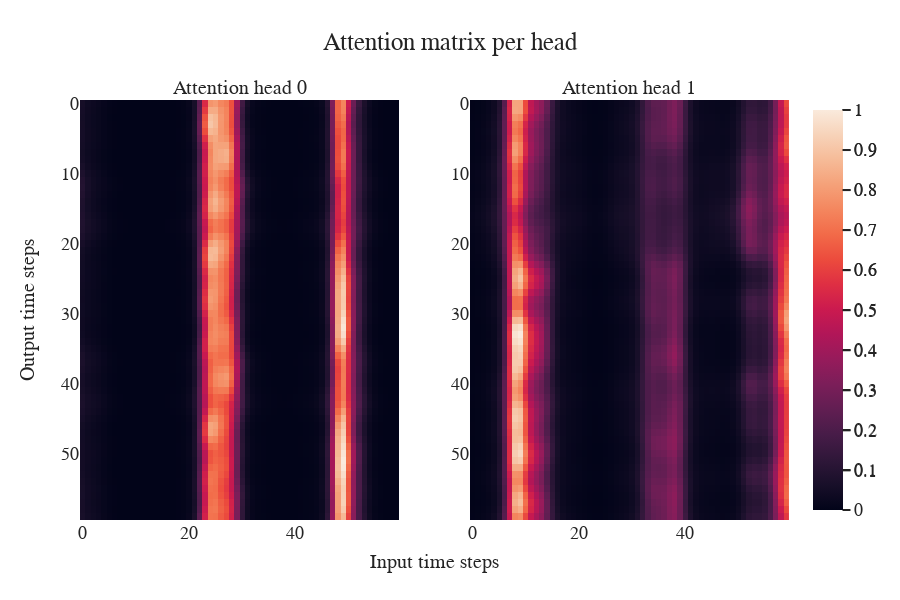

Source (notebook cell):
### Code cell
fig = make_subplots(rows=1, cols=2,
                    subplot_titles=[f'Attention head {i}' for i in range(attention_weights.shape[0])],
                    x_title='Input time steps',
                    y_title='Output time steps')

for i, head_attn in enumerate(attention_weights):
    head_attn = head_attn/np.max(head_attn.flatten())
    head_attn = head_attn[feat_win:, :feat_win]
    fig.add_trace(
        go.Heatmap(z=head_attn), row=1, col=i+1)

fig.update_layout(
    autosize=False,
    width=900,
    height=600,
    font=dict(
    family="Times new Roman",
    size=18),
    template='seaborn',
    title='Attention matrix per head',
)
fig['layout']['yaxis']['autorange'] = "reversed"
fig['layout']['yaxis2']['autorange'] = "reversed"
fig.update_annotations(font=dict(
    family="Times new Roman",
    size=20))
fig.show()

### Figure 1 — Plotly figure (JSON) as saved in the notebook; plotly's stock layout.template omitted (floating-point values rounded to 4 significant figures; data arrays with more than 128 entries replaced by an {"elided": "..."} marker saying what was removed)
{"data": [{"type": "heatmap", "xaxis": "x", "yaxis": "y", "z": {"elided": "60x60 float values"}}, {"type": "heatmap", "xaxis": "x2", "yaxis": "y2", "z": {"elided": "60x60 float values"}}], "layout": {"annotations": [{"font": {"family": "Times new Roman", "size": 20}, "showarrow": false, "text": "Attention head 0", "x": 0.225, "xanchor": "center", "xref": "paper", "y": 1, "yanchor": "bottom", "yref": "paper"}, {"font": {"family": "Times new Roman", "size": 20}, "showarrow": false, "text": "Attention head 1", "x": 0.775, "xanchor": "center", "xref": "paper", "y": 1, "yanchor": "bottom", "yref": "paper"}, {"font": {"family": "Times new Roman", "size": 20}, "showarrow": false, "text": "Input time steps", "x": 0.5, "xanchor": "center", "xref": "paper", "y": 0, "yanchor": "top", "yref": "paper", "yshift": -30}, {"font": {"family": "Times new Roman", "size": 20}, "showarrow": false, "text": "Output time steps", "textangle": -90, "x": 0, "xanchor": "right", "xref": "paper", "xshift": -40, "y": 0.5, "yanchor": "middle", "yref": "paper"}], "autosize": false, "font": {"family": "Times new Roman", "size": 18}, "height": 600, "title": {"text": "Attention matrix per head"}, "width": 900, "xaxis": {"anchor": "y", "domain": [0, 0.45]}, "xaxis2": {"anchor": "y2", "domain": [0.55, 1]}, "yaxis": {"anchor": "x", "autorange": "reversed", "domain": [0, 1]}, "yaxis2": {"anchor": "x2", "autorange": "reversed", "domain": [0, 1]}}}
